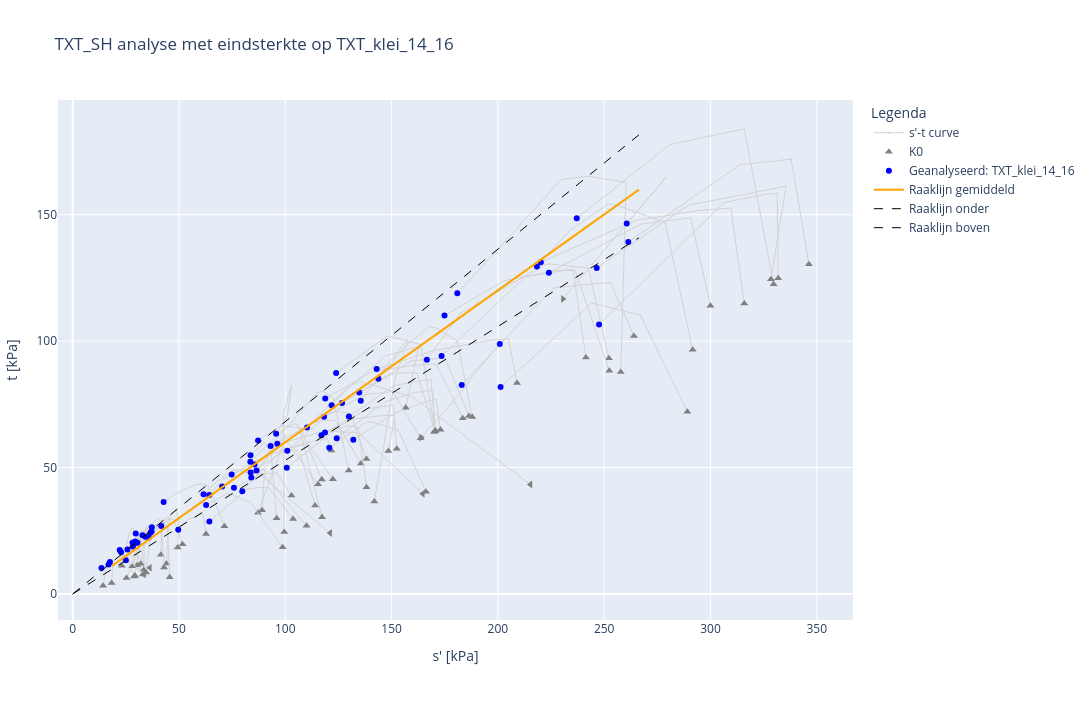

This figure's notebook cell:
### Code cell
# Analyse hoek van inwendige wrijving uitvoeren methode schematiseringshandleiding


analyse = CPhiAnalyse(
    dbase=dbase,
    investigation_groups=[dropdown_verzameling.value],
    effective_stress=rekpercentage,
    analysis_type=dropdown_type_proef_sh.value
)

# Pas instellingen toe
analyse.apply_settings(alpha=0.75)

# Print en exporteer resultaten
print('\nResultaten TXT C-phi analyse (schematiseringshandleiding):')
print(analyse.get_short_results())

# Visualisatie
analyse.show_figure(plot_extra_dataset = extra_verzamelingen_tonen, plot_spanningspaden= True)
analyse.save_to_pdf(path=str(output_path1))

# Exporteer de data naar database results
analyse.add_results_to_template(path=dir2, export_name=filename_export)
